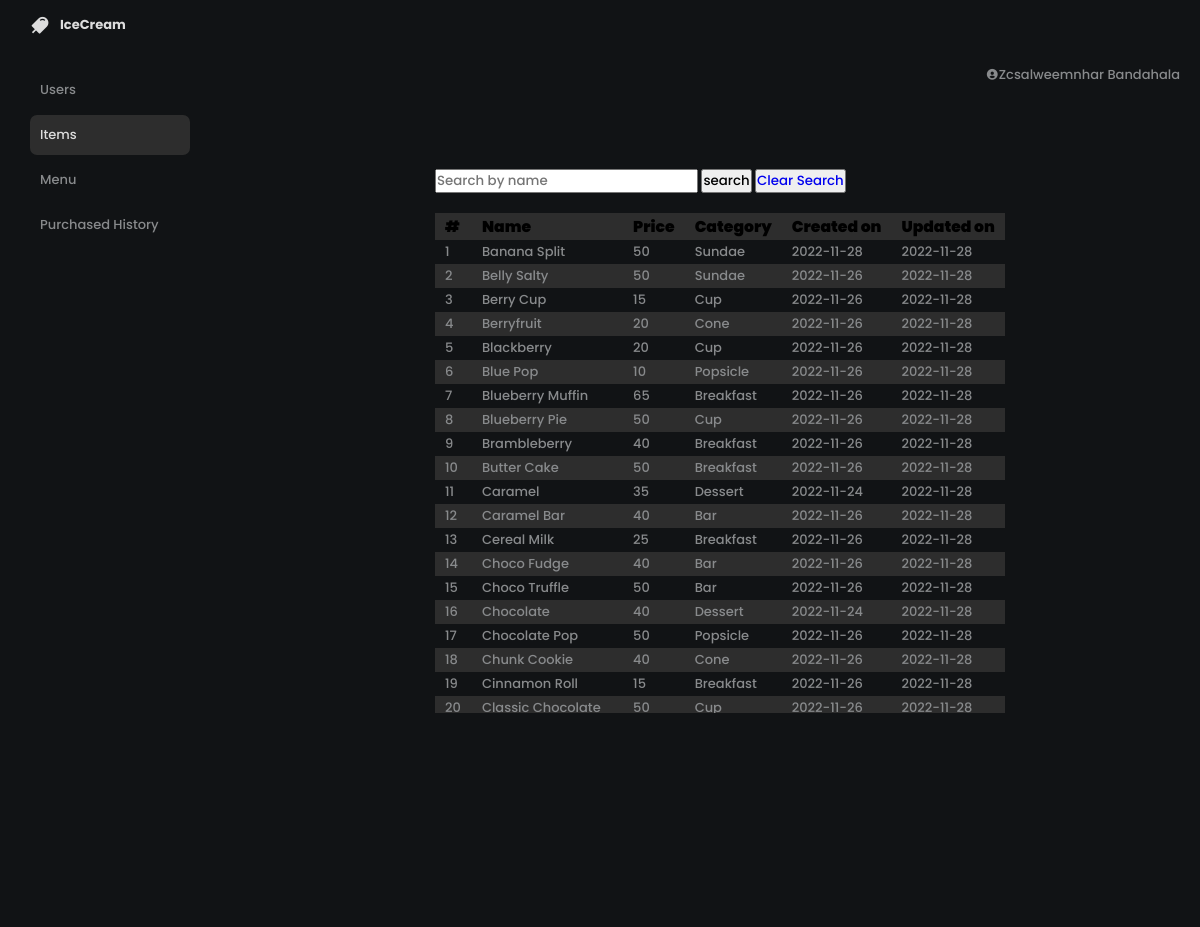
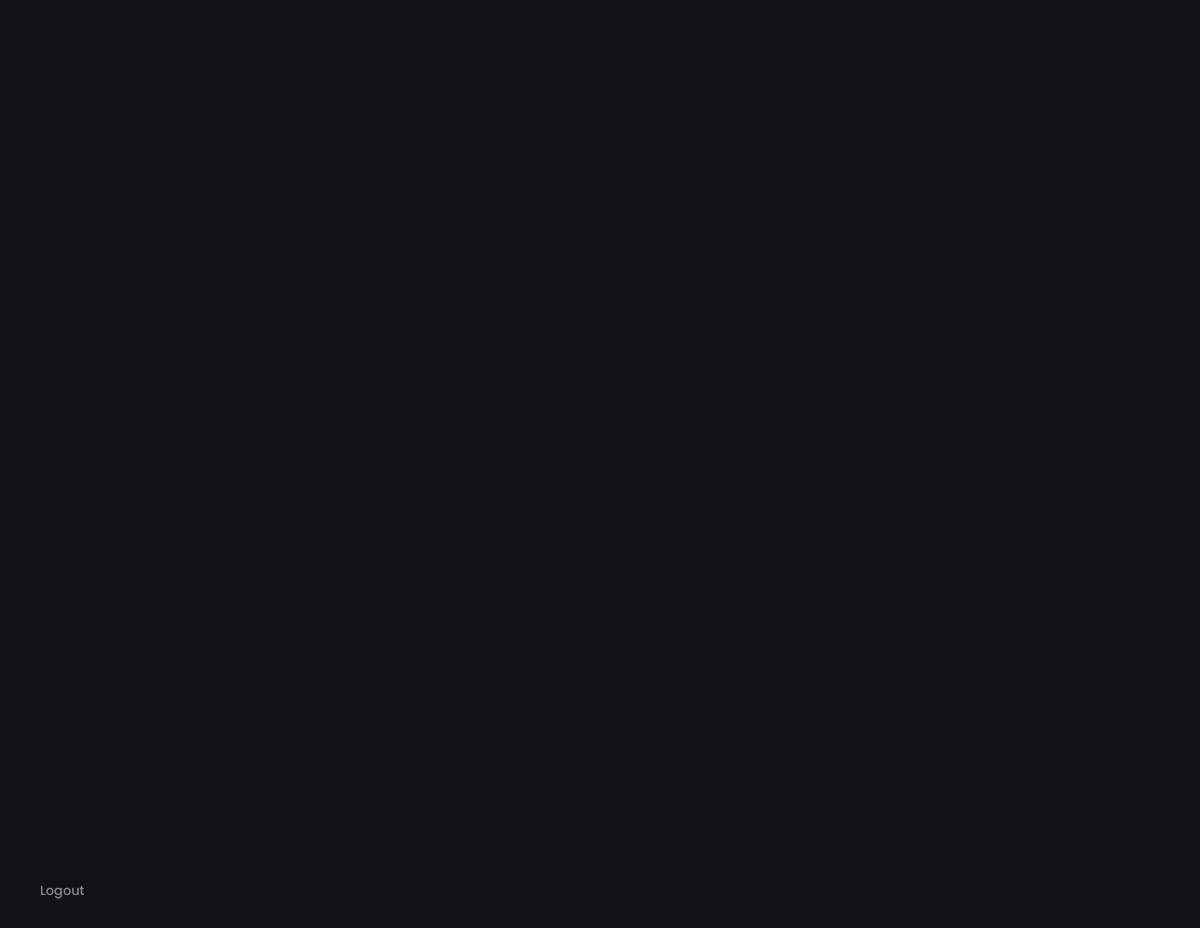
Page /items/items.php (signed in) on the committed database (2 pictures, top to bottom).
### tables this page shows
CREATE TABLE `items` (
  `id` int(11) NOT NULL,
  `name` varchar(255) NOT NULL,
  `quantity` int(11) NOT NULL,
  `price` float NOT NULL,
  `category` int(11) NOT NULL,
  `created_at` timestamp NOT NULL DEFAULT current_timestamp(),
  `updated_at` timestamp NOT NULL DEFAULT current_timestamp() ON UPDATE current_timestamp(),
  `isDeleted` tinyint(1) DEFAULT 0
);

CREATE TABLE `categories` (
  `id` int(11) NOT NULL,
  `name` varchar(255) NOT NULL,
  `icon` varchar(255) NOT NULL,
  `quantity` int(11) NOT NULL,
  `color` varchar(255) NOT NULL,
  `created_at` timestamp NOT NULL DEFAULT current_timestamp(),
  `updated_at` timestamp NOT NULL DEFAULT current_timestamp() ON UPDATE current_timestamp()
);

### classes/item.class.php (called while the page is built, shortened)
<?php
require_once 'database.php';
class Item{
    protected $db ;
    function __construct(){
        $this->db = new Database();
    }
    function show_with_category(){
        $sql = "SELECT items.id, items.name, items.price, categories.name as category,date(items.created_at) as created_at, date(items.updated_at) as updated_at FROM items JOIN categories ON items.category = categories.id WHERE ITEMS.isDeleted = false ORDER BY items.name ;";
        $query = $this->db->connect()->prepare($sql);
        if($query->execute()){
            $data = $query->fetchAll();
        }
        return $data;
    }
}
?>

### classes/database.php (called while the page is built)
<?php
    class Database{
        public $host = 'locahost';
        public $username = 'root';
        public $password = '';
        public $database = 'ice_cream';
        protected $connection ;
        function connect(){
            try {
                $this->connection = new PDO("mysql: host= $this->host;dbname=$this->database",$this->username, $this->password);
            }catch(PDOException $e){
                echo 'connection error'. $e->getMessage();
            }
            return $this->connection;
        }
    }
?>

### Items/items.php (the view, shortened to what this page needs)
<?php
    include_once '../includes/header.php';
    include_once '../includes/sidebar.php';
    require_once '../includes/headerMain.php';
    require_once '../classes/item.class.php';
?>
        <div class="table-container fluid flex flex-justify-center">
            <div class="wrapper">
                <div class="button-container flex flex-justify-between">
                    <form action="items.php?search="<?php if (isset($_GET['search-submit'])) echo $_GET['search'];?> method = "GET">
                        <input type="text" name = "search" id = "search" autocomplete = "off" placeholder = "Search by name" value = "<?php if (isset($_GET['search'])) echo $_GET['search']; ?>">
                        <input type="submit" class="button" value="search" name="search-submit" id="search-submit">
                        <button>
                            <a href="items.php" class="clear">Clear Search</a>
                        </button>
                    </form>
                </div>
                <table class = "styled-table ">
                </div>
                <tbody class="scrollit">
                    <tr class = "brand bolder " >
                        <th>#</th>
                        <th>Name</th>
                        <th>Price</th>
                        <th>Category</th>
                        <th>Created on</th>
                        <th>Updated on</th>
                    </tr>
                    <?php
                        $item = new Item();
                        $counter = 1;
                        if(isset($_GET['search-submit'])){
                            foreach($item->show_selected_name($_GET['search']) as $value){
                            ?>
                                <tr >
                                    <td ><?php echo $counter++ ?> </td>
                                    <td><?php echo $value['name']?></td>
                                    <td><?php echo $value['price']?></td>
                                    <td><?php echo $value['category']?></td>
                                    <td><?php echo $value['created_at']?></td>
                                    <td><?php echo $value['updated_at']?></td>
                                    <?php
                                        if($_SESSION['logged-in']['type'] == "Admin"){?>
                                         <td class = "action" >
                                            <a class = "grass" href = "editItem.php?id=<?php echo $value['id']?>">Edit</a>
                                            <a href = "items.php?id=<?php echo $value['id']?>" class = "danger" > Delete<a>
                                        </td>
                                        <?php
                                    }
                                    ?>
                                </tr>
                        <?php
                            }
                        }else{
                        foreach($item->show_with_category() as $value){
                    ?>
                        <tr >
                            <td ><?php echo $counter++ ?> </td>
                            <td><?php echo $value['name']?></td>
                            <td><?php echo $value['price']?></td>
                            <td><?php echo $value['category']?></td>
                            <td><?php echo $value['created_at']?></td>
                            <td><?php echo $value['updated_at']?></td>
                        </tr>
                    <?php
                        }}
                    ?>
                </tbody>
        </div>
    </div>
</body>
</html>

### css/style.css (style rules this page uses)
:root { --dark: #232c33; --dark-2: #1a1f27; --text-color: #a5a9ac; --secondary-color: #c48af9; --blue-berry: #2d3b41; --sea: #1da5ff; }
* { margin: 0; padding: 0; font-weight: 500; font-family: 'Poppins', sans-serif; box-sizing: border-box; }
body { background: var(--dark); }
.flex { display: flex; }
.flex-justify-between { justify-content: space-between; }
.brand { font-size: 1.2rem; }
.bolder { font-weight: bolder; }
table, th, tr, td { border-collapse: collapse; }
th,tr, td { padding: 2px 10px; }
tr { position:relative; }
td { color: #888a8c; }
tbody tr:nth-child(odd) { background-color: #2d2d2d; }
table { table-layout: fixed; }
tbody { display: block; overflow: auto; }
.scrollit { height: 500px; overflow-y: scroll; }
.table-container .styled-table tr th { color: black; font-weight: bolder; text-align: left; }
.table-container .wrapper { width: fit-content; }

### css/home.css (style rules this page uses)
:root { --dark-home: #111315; --text-light: #dddddd; --dark-light: #2d2d2d; --dirty-white: #606264; --dirty-white-2: #bfbfbf; --text-color: var(--dirty-white); --trans-2: all 0.2s ease; --trans-3: all 0.3s ease; --trans-4: all 0.4s ease; --trans-5: all 0.5s ease; --sidebar-width: 20%; --menu-width: 55%; --right-sidebar: 25%; --list-width: 150%; }
.dark-home { background: var(--dark-home); }
a { text-decoration: none; color: none }
.flex-justify-center { justify-content: center; }

### css/media.css (style rules this page uses)
@media (max-width: 1366px) { :root { font-size: 13px; } }

### css/items.css (style rules this page uses)
.button-container { padding: 20px 0px; }

### rows in the picture
items: name "Banana Split", price "50", category.name "Sundae", created_at "2022-11-28", updated_at "2022-11-28"
items: name "Belly Salty", price "50", category.name "Sundae", created_at "2022-11-26", updated_at "2022-11-28"
items: name "Berry Cup", price "15", category.name "Cup", created_at "2022-11-26", updated_at "2022-11-28"
items: name "Berryfruit", price "20", category.name "Cone", created_at "2022-11-26", updated_at "2022-11-28"
items: name "Blackberry", price "20", category.name "Cup", created_at "2022-11-26", updated_at "2022-11-28"
items: name "Blue Pop", price "10", category.name "Popsicle", created_at "2022-11-26", updated_at "2022-11-28"
items: name "Blueberry Muffin", price "65", category.name "Breakfast", created_at "2022-11-26", updated_at "2022-11-28"
items: name "Blueberry Pie", price "50", category.name "Cup", created_at "2022-11-26", updated_at "2022-11-28"
items: name "Brambleberry", price "40", category.name "Breakfast", created_at "2022-11-26", updated_at "2022-11-28"
items: name "Butter Cake", price "50", category.name "Breakfast", created_at "2022-11-26", updated_at "2022-11-28"
items: name "Caramel", price "35", category.name "Dessert", created_at "2022-11-24", updated_at "2022-11-28"
items: name "Caramel Bar", price "40", category.name "Bar", created_at "2022-11-26", updated_at "2022-11-28"
items: name "Cereal Milk", price "25", category.name "Breakfast", created_at "2022-11-26", updated_at "2022-11-28"
items: name "Choco Fudge", price "40", category.name "Bar", created_at "2022-11-26", updated_at "2022-11-28"
items: name "Choco Truffle", price "50", category.name "Bar", created_at "2022-11-26", updated_at "2022-11-28"
items: name "Chocolate", price "40", category.name "Dessert", created_at "2022-11-24", updated_at "2022-11-28"
items: name "Chocolate Pop", price "50", category.name "Popsicle", created_at "2022-11-26", updated_at "2022-11-28"
items: name "Chunk Cookie", price "40", category.name "Cone", created_at "2022-11-26", updated_at "2022-11-28"
items: name "Cinnamon Roll", price "15", category.name "Breakfast", created_at "2022-11-26", updated_at "2022-11-28"
items: name "Classic Chocolate", price "50", category.name "Cup", created_at "2022-11-26", updated_at "2022-11-28"

### other values in the picture
$_SESSION['logged-in']['firstname'] "Zcsalweemnhar"
$_SESSION['logged-in']['lastname'] "Bandahala"
